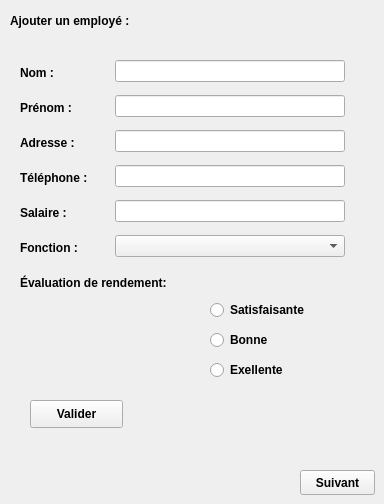
      <widget class="QWidget" name="page_ajouter">
       <widget class="QLabel" name="label_ajouter_emp">
        <property name="geometry">
         <rect>
          <x>10</x>
          <y>0</y>
          <width>171</width>
          <height>41</height>
         </rect>
        </property>
        <property name="font">
         <font>
          <pointsize>9</pointsize>
          <weight>75</weight>
          <bold>true</bold>
         </font>
        </property>
        <property name="text">
         <string>Ajouter un employé :</string>
        </property>
        <property name="margin">
         <number>0</number>
        </property>
       </widget>
       <widget class="QLabel" name="label_nom_emp">
        <property name="geometry">
         <rect>
          <x>20</x>
          <y>65</y>
          <width>56</width>
          <height>16</height>
         </rect>
        </property>
        <property name="font">
         <font>
          <pointsize>9</pointsize>
          <weight>75</weight>
          <bold>true</bold>
         </font>
        </property>
        <property name="text">
         <string>Nom :</string>
        </property>
       </widget>
       <widget class="QLabel" name="label_adresse_emp">
        <property name="geometry">
         <rect>
          <x>20</x>
          <y>135</y>
          <width>71</width>
          <height>16</height>
         </rect>
        </property>
        <property name="font">
         <font>
          <pointsize>9</pointsize>
          <weight>75</weight>
          <bold>true</bold>
         </font>
        </property>
        <property name="text">
         <string>Adresse :</string>
        </property>
       </widget>
       <widget class="QLabel" name="label_prenom_emp">
        <property name="geometry">
         <rect>
          <x>20</x>
          <y>100</y>
          <width>71</width>
          <height>16</height>
         </rect>
        </property>
        <property name="font">
         <font>
          <pointsize>9</pointsize>
          <weight>75</weight>
          <bold>true</bold>
         </font>
        </property>
        <property name="text">
         <string>Prénom :</string>
        </property>
       </widget>
       <widget class="QLabel" name="label_tel_emp">
        <property name="geometry">
         <rect>
          <x>20</x>
          <y>170</y>
          <width>101</width>
          <height>16</height>
         </rect>
        </property>
        <property name="font">
         <font>
          <pointsize>9</pointsize>
          <weight>75</weight>
          <bold>true</bold>
         </font>
        </property>
        <property name="text">
         <string>Téléphone :</string>
        </property>
       </widget>
       <widget class="QLabel" name="label_fonc_emp">
        <property name="geometry">
         <rect>
          <x>20</x>
          <y>240</y>
          <width>81</width>
          <height>16</height>
         </rect>
        </property>
        <property name="font">
         <font>
          <pointsize>9</pointsize>
          <weight>75</weight>
          <bold>true</bold>
         </font>
        </property>
        <property name="text">
         <string>Fonction :</string>
        </property>
       </widget>
       <widget class="QLabel" name="label_salaire_emp">
        <property name="geometry">
         <rect>
          <x>20</x>
          <y>205</y>
          <width>81</width>
          <height>16</height>
         </rect>
        </property>
        <property name="font">
         <font>
          <pointsize>9</pointsize>
          <weight>75</weight>
          <bold>true</bold>
         </font>
        </property>
        <property name="text">
         <string>Salaire :</string>
        </property>
       </widget>
       <widget class="QLabel" name="label_ev_emp">
        <property name="geometry">
         <rect>
          <x>20</x>
          <y>275</y>
          <width>201</width>
          <height>16</height>
         </rect>
        </property>
        <property name="font">
         <font>
          <pointsize>9</pointsize>
          <weight>75</weight>
          <bold>true</bold>
         </font>
        </property>
        <property name="text">
         <string>Évaluation de rendement:</string>
        </property>
       </widget>
       <widget class="QLineEdit" name="lineEdit_nom_emp">
        <property name="geometry">
         <rect>
          <x>115</x>
          <y>60</y>
          <width>230</width>
          <height>22</height>
         </rect>
        </property>
       </widget>
       <widget class="QLineEdit" name="lineEdit_prenom_emp">
        <property name="geometry">
         <rect>
          <x>115</x>
          <y>95</y>
          <width>230</width>
          <height>22</height>
         </rect>
        </property>
       </widget>
       <widget class="QLineEdit" name="lineEdit_adresse_emp">
        <property name="geometry">
         <rect>
          <x>115</x>
          <y>130</y>
          <width>230</width>
          <height>22</height>
         </rect>
        </property>
       </widget>
       <widget class="QLineEdit" name="lineEdit_tel_emp">
        <property name="geometry">
         <rect>
          <x>115</x>
          <y>165</y>
          <width>230</width>
          <height>22</height>
         </rect>
        </property>
       </widget>
       <widget class="QLineEdit" name="lineEdit_salaire_emp">
        <property name="geometry">
         <rect>
          <x>115</x>
          <y>200</y>
          <width>230</width>
          <height>22</height>
         </rect>
        </property>
       </widget>
       <widget class="QRadioButton" name="radio1_ev">
        <property name="geometry">
         <rect>
          <x>210</x>
          <y>300</y>
          <width>121</width>
          <height>20</height>
         </rect>
        </property>
        <property name="font">
         <font>
          <weight>75</weight>
          <bold>true</bold>
         </font>
        </property>
        <property name="text">
         <string>Satisfaisante</string>
        </property>
       </widget>
       <widget class="QRadioButton" name="radio2_ev">
        <property name="geometry">
         <rect>
          <x>210</x>
          <y>330</y>
          <width>97</width>
          <height>20</height>
         </rect>
        </property>
        <property name="font">
         <font>
          <weight>75</weight>
          <bold>true</bold>
         </font>
        </property>
        <property name="text">
         <string>Bonne</string>
        </property>
       </widget>
       <widget class="QRadioButton" name="radio3_ev">
        <property name="geometry">
         <rect>
          <x>210</x>
          <y>360</y>
          <width>97</width>
          <height>20</height>
         </rect>
        </property>
        <property name="font">
         <font>
          <weight>75</weight>
          <bold>true</bold>
         </font>
        </property>
        <property name="text">
         <string>Exellente</string>
        </property>
       </widget>
       <widget class="QPushButton" name="bouton_valider_emp">
        <property name="geometry">
         <rect>
          <x>30</x>
          <y>400</y>
          <width>93</width>
          <height>28</height>
         </rect>
        </property>
        <property name="font">
         <font>
          <weight>75</weight>
          <bold>true</bold>
         </font>
        </property>
        <property name="text">
         <string>Valider</string>
        </property>
       </widget>
       <widget class="QComboBox" name="comboBox_ajouter_emp">
        <property name="geometry">
         <rect>
          <x>115</x>
          <y>235</y>
          <width>230</width>
          <height>22</height>
         </rect>
        </property>
       </widget>
       <widget class="QPushButton" name="bouton_page2_emp">
        <property name="geometry">
         <rect>
          <x>300</x>
          <y>470</y>
          <width>75</width>
          <height>25</height>
         </rect>
        </property>
        <property name="font">
         <font>
          <weight>75</weight>
          <bold>true</bold>
         </font>
        </property>
        <property name="text">
         <string>Suivant</string>
        </property>
       </widget>
      </widget>
